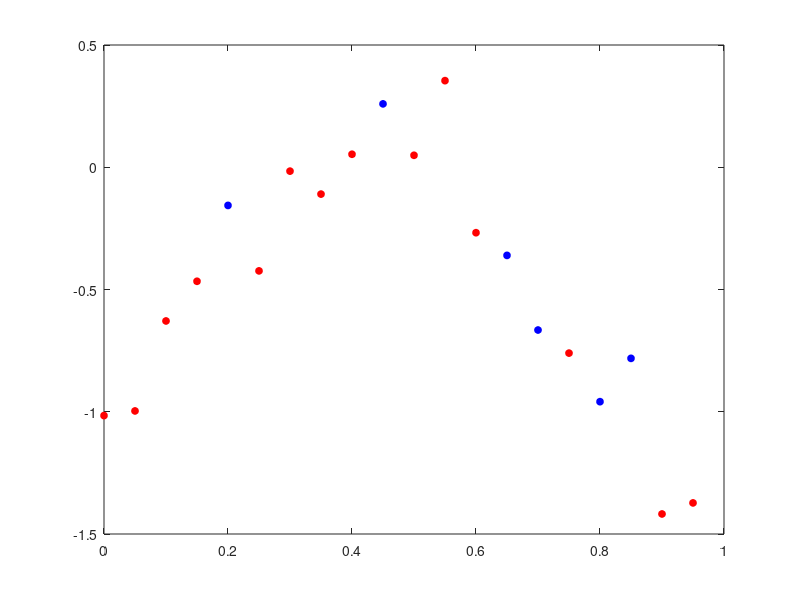

Reproduce this figure in MATLAB. (Note: this script raises an error after producing the figure.)
training_data=load('trainData.txt');
test_data=load('testData.txt');
training_x=training_data(:,1);
training_y=training_data(:,2);
test_x=test_data(:,1);
test_y=test_data(:,2);
polynomial =[7; 10; 12; 14; 16];
lambda = [0; 1; 10; 100];
x_vals_train = training_x;
x_vals_test = test_x;

%Graph for degree 7 polynomial

figure;
plot(training_x,training_y,'ro','markersize',5,'markerfacecolor','red');
hold on;
plot(test_x,test_y,'bo','markersize',5,'markerfacecolor','blue');
x_vals=(0:0.025:1)';
plot(x_vals,Patel_LinRegRegularized(training_x,training_y,x_vals,7,0),'g','linestyle','--','linewidth',2);
plot(x_vals,Patel_LinRegRegularized(training_x,training_y,x_vals,7,1),'b','linestyle','--','linewidth',2);
plot(x_vals,Patel_LinRegRegularized(training_x,training_y,x_vals,7,10),'r','linestyle','--','linewidth',2);
plot(x_vals,Patel_LinRegRegularized(training_x,training_y,x_vals,7,100),'y','linestyle','--','linewidth',2);
legend('training data','test data','7th degree fit, lambda = 0','7th degree fit, lambda = 1','7th degree fit, lambda = 10','7th degree fit, lambda = 100','location','southwest');

%Graph for degree 10 polynomial

figure;
plot(training_x,training_y,'ro','markersize',5,'markerfacecolor','red');
hold on;
plot(test_x,test_y,'bo','markersize',5,'markerfacecolor','blue');
x_vals=(0:0.025:1)';
plot(x_vals,Patel_LinRegRegularized(training_x,training_y,x_vals,10,0),'g','linestyle','--','linewidth',2);
plot(x_vals,Patel_LinRegRegularized(training_x,training_y,x_vals,10,1),'b','linestyle','--','linewidth',2);
plot(x_vals,Patel_LinRegRegularized(training_x,training_y,x_vals,10,10),'r','linestyle','--','linewidth',2);
plot(x_vals,Patel_LinRegRegularized(training_x,training_y,x_vals,10,100),'y','linestyle','--','linewidth',2);
legend('training data','test data','10th degree fit, lambda = 0','10th degree fit, lambda = 1','10th degree fit, lambda = 10','10th degree fit, lambda = 100');

%Graph for degree 12 polynomial

figure;
plot(training_x,training_y,'ro','markersize',5,'markerfacecolor','red');
hold on;
plot(test_x,test_y,'bo','markersize',5,'markerfacecolor','blue');
x_vals=(0:0.025:1)';
plot(x_vals,Patel_LinRegRegularized(training_x,training_y,x_vals,12,0),'g','linestyle','--','linewidth',2);
plot(x_vals,Patel_LinRegRegularized(training_x,training_y,x_vals,12,1),'b','linestyle','--','linewidth',2);
plot(x_vals,Patel_LinRegRegularized(training_x,training_y,x_vals,12,10),'r','linestyle','--','linewidth',2);
plot(x_vals,Patel_LinRegRegularized(training_x,training_y,x_vals,12,100),'y','linestyle','--','linewidth',2);
legend('training data','test data','12th degree fit, lambda = 0','12th degree fit, lambda = 1','12th degree fit, lambda = 10','12th degree fit, lambda = 100');

%Graph for degree 14 polynomial

figure;
plot(training_x,training_y,'ro','markersize',5,'markerfacecolor','red');
hold on;
plot(test_x,test_y,'bo','markersize',5,'markerfacecolor','blue');
x_vals=(0:0.025:1)';
plot(x_vals,Patel_LinRegRegularized(training_x,training_y,x_vals,14,0),'g','linestyle','--','linewidth',2);
plot(x_vals,Patel_LinRegRegularized(training_x,training_y,x_vals,14,1),'b','linestyle','--','linewidth',2);
plot(x_vals,Patel_LinRegRegularized(training_x,training_y,x_vals,14,10),'r','linestyle','--','linewidth',2);
plot(x_vals,Patel_LinRegRegularized(training_x,training_y,x_vals,14,100),'y','linestyle','--','linewidth',2);
legend('training data','test data','14th degree fit, lambda = 0','14th degree fit, lambda = 1','14th degree fit, lambda = 10','14th degree fit, lambda = 100');

%Graph for degree 16 polynomial

figure;
plot(training_x,training_y,'ro','markersize',5,'markerfacecolor','red');
hold on;
plot(test_x,test_y,'bo','markersize',5,'markerfacecolor','blue');
x_vals=(0:0.025:1)';
plot(x_vals,Patel_LinRegRegularized(training_x,training_y,x_vals,16,0),'g','linestyle','--','linewidth',2);
plot(x_vals,Patel_LinRegRegularized(training_x,training_y,x_vals,16,1),'b','linestyle','--','linewidth',2);
plot(x_vals,Patel_LinRegRegularized(training_x,training_y,x_vals,16,10),'r','linestyle','--','linewidth',2);
plot(x_vals,Patel_LinRegRegularized(training_x,training_y,x_vals,16,100),'y','linestyle','--','linewidth',2);
legend('training data','test data','16th degree fit, lambda = 0','16th degree fit, lambda = 1','16th degree fit, lambda = 10','16th degree fit, lambda = 100');%}

%Calculating Training and Test Errors

for n = 1:length(polynomial)
  printf("\n Training and Test error for %d th degree polynomial \n\n",polynomial(n));
  for l = 1:length(lambda)
    printf("lambda = %d \n",lambda(l));
    [predict_training] = Patel_LinRegRegularized(training_x, training_y, x_vals_train,polynomial(n),lambda(l));
    train_error = 0;
    for i = 1:length(x_vals_train)
      train_error = train_error + (training_y(i) - predict_training(i))^2;
    end
    [predict_test] = Patel_LinRegRegularized(training_x, training_y, x_vals_test,polynomial(n),lambda(l));
    test_error = 0;
    for j = 1:length(x_vals_test)
      test_error = test_error + (test_y(j) - predict_test(j))^2;
    end
    printf("Training Error = %f",train_error);
    printf("     Test Error = %f ",test_error);
    disp("");
  end
end

